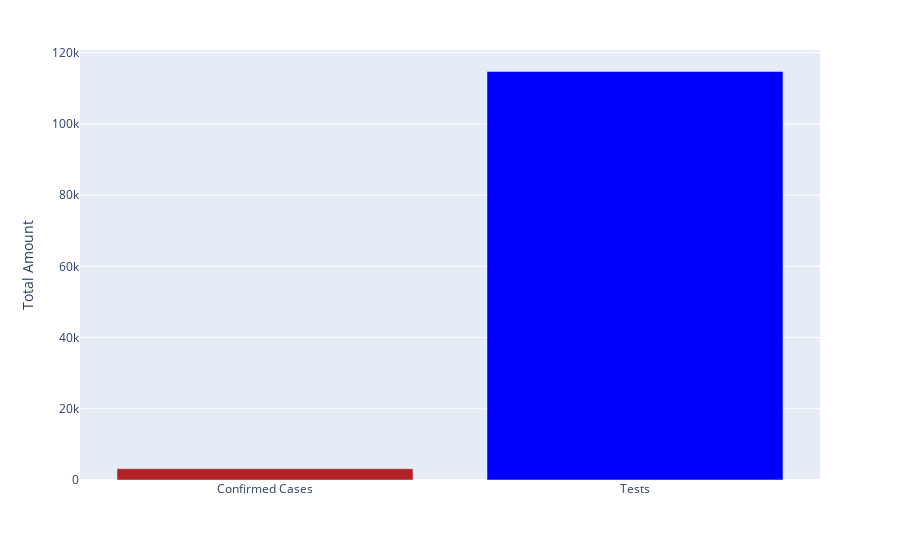

Write notebook code for a chart like this one.
### Code cell
fig_tot_tests_confirmed = go.Figure(data=[go.Bar(
    x=test_confirmed_totals['variable'],
    y=test_confirmed_totals['total'],
    marker_color=['firebrick','blue'], 
)])
fig_tot_tests_confirmed.update_layout(
    margin=dict(
        t=50), 
    xaxis=dict(fixedrange=True),
    yaxis=dict(fixedrange=True),
    hovermode='closest',
    yaxis_title="Total Amount",
)

fig_tot_tests_confirmed.data[0].hovertemplate = "%{y}"
fig_tot_tests_confirmed.data[0].hoverlabel.namelength = 0 # Hack to remove 'trace' label from showing 

fig_tot_tests_confirmed.show(config = dict(displayModeBar=False))
# print(fig)

### Figure 1 — Plotly figure (JSON) as saved in the notebook; plotly's stock layout.template omitted (floating-point values rounded to 4 significant figures)
{"data": [{"hoverlabel": {"namelength": 0}, "hovertemplate": "%{y}", "marker": {"color": ["firebrick", "blue"]}, "type": "bar", "x": ["Confirmed Cases", "Tests"], "y": ["3 158", "114 711"]}], "layout": {"hovermode": "closest", "margin": {"t": 50}, "xaxis": {"fixedrange": true}, "yaxis": {"fixedrange": true, "title": {"text": "Total Amount"}}}}
